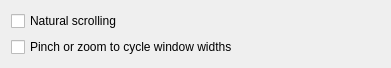
<?xml version="1.0" encoding="UTF-8"?>
<ui version="4.0">
 <class>Form</class>
 <widget class="QWidget" name="Form">
  <property name="geometry">
   <rect>
    <x>0</x>
    <y>0</y>
    <width>391</width>
    <height>66</height>
   </rect>
  </property>
  <property name="sizePolicy">
   <sizepolicy hsizetype="Fixed" vsizetype="Fixed">
    <horstretch>0</horstretch>
    <verstretch>0</verstretch>
   </sizepolicy>
  </property>
  <layout class="QVBoxLayout" name="verticalLayout_3">
   <item>
    <layout class="QVBoxLayout" name="verticalLayout_2">
     <item>
      <widget class="QCheckBox" name="kcfg_NaturalScrolling">
       <property name="text">
        <string>Natural scrolling</string>
       </property>
      </widget>
     </item>
     <item>
      <widget class="QCheckBox" name="kcfg_CycleWidths">
       <property name="text">
        <string>Pinch or zoom to cycle window widths</string>
       </property>
      </widget>
     </item>
    </layout>
   </item>
  </layout>
 </widget>
 <resources/>
 <connections/>
</ui>
